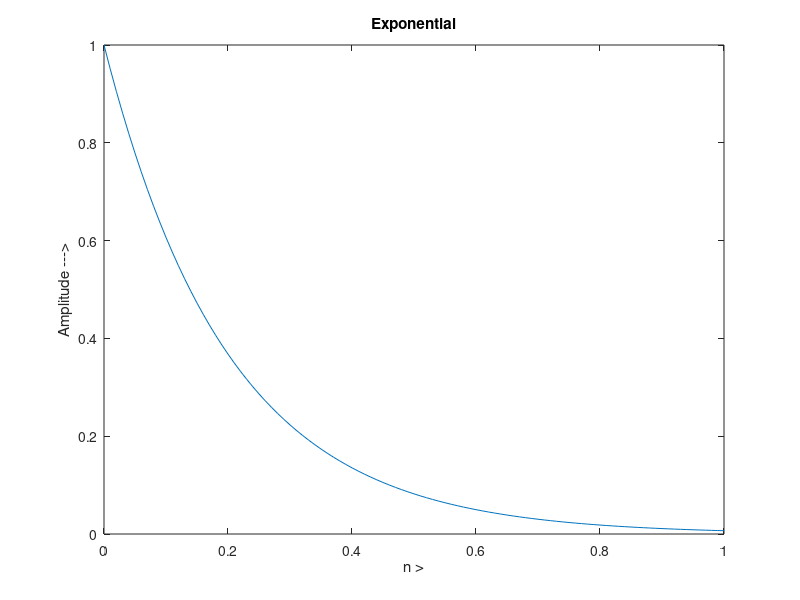

MATLAB code to generate this figure:
clc;
clear all;
close all;
t_exp = 0:0.01:1;
a_exp = 5;
z_exp = exp(-a_exp*t_exp);

plot(t_exp, z_exp);

xlabel('n >'); 
ylabel('Amplitude --->');
title('Exponential');
